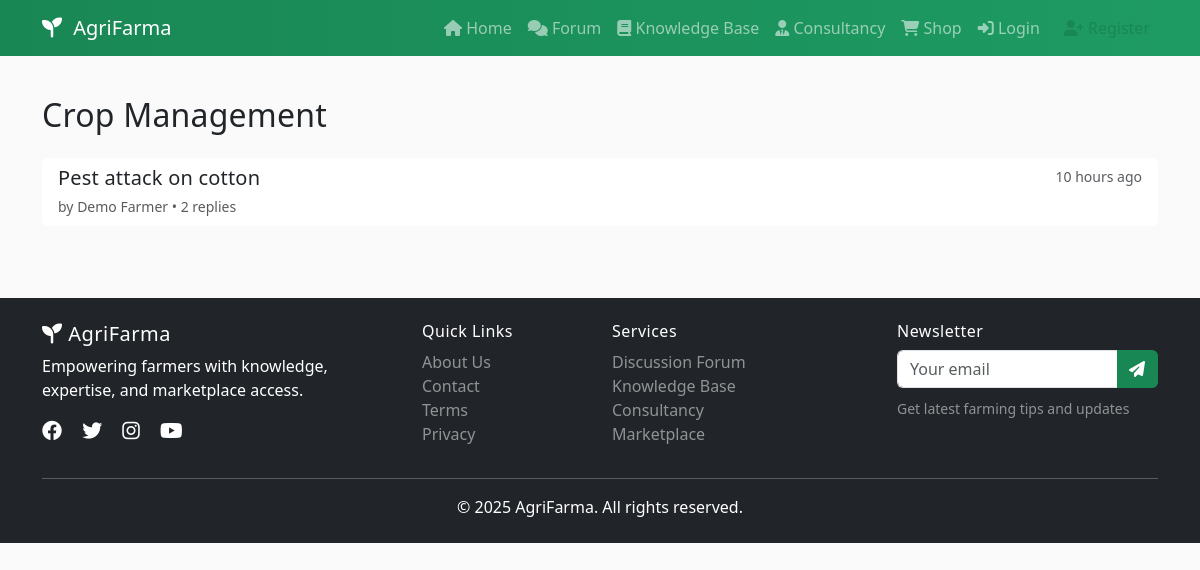
The page /forum/category/6 on the database its author committed.
### models.py (models this page shows, shortened)
class Category(db.Model):
    id = db.Column(db.Integer, primary_key=True)
    name = db.Column(db.String(100), nullable=False)
    description = db.Column(db.String(255))
    parent_id = db.Column(db.Integer, db.ForeignKey('category.id'))
    module = db.Column(db.String(30), nullable=False)  # forum, knowledge, consultancy, shop
    parent = db.relationship('Category', remote_side=[id])

class ForumThread(db.Model):
    id = db.Column(db.Integer, primary_key=True)
    category_id = db.Column(db.Integer, db.ForeignKey('category.id'), nullable=False)
    user_id = db.Column(db.Integer, db.ForeignKey('user.id'), nullable=False)
    title = db.Column(db.String(200), nullable=False)
    content = db.Column(db.Text, nullable=False)
    created_at = db.Column(db.DateTime, default=datetime.utcnow)
    views = db.Column(db.Integer, default=0)
    category = db.relationship('Category')
    author = db.relationship('User')
    posts = db.relationship('ForumPost', backref='thread', cascade='all, delete')

class User(UserMixin, db.Model):
    id = db.Column(db.Integer, primary_key=True)
    name = db.Column(db.String(120), nullable=False)
    email = db.Column(db.String(120), unique=True, nullable=False)
    password_hash = db.Column(db.String(256), nullable=False)
    join_date = db.Column(db.DateTime, default=datetime.utcnow)
    is_active = db.Column(db.Boolean, default=True)
    profile = db.relationship('Profile', backref='user', uselist=False, cascade='all, delete')
    roles = db.relationship('Role', secondary=roles, backref=db.backref('users', lazy='dynamic'))

### app.py (the view)
@app.route('/forum/category/<int:category_id>')
def forum_category(category_id):
    category = Category.query.get_or_404(category_id)
    threads = ForumThread.query.filter_by(category_id=category.id).order_by(ForumThread.created_at.desc()).all()
    return render_template('forum_category.html', category=category, threads=threads)

### app.py (called while the page is built)
def _timesince(dt, default="just now"):
    if not dt:
        return default
    now = datetime.utcnow()
    if isinstance(dt, datetime):
        diff = now - dt
    else:
        return default
    periods = [
        (diff.days // 365, "year", "years"),
        (diff.days // 30, "month", "months"),
        (diff.days // 7, "week", "weeks"),
        (diff.days, "day", "days"),
        (diff.seconds // 3600, "hour", "hours"),
        (diff.seconds // 60, "minute", "minutes"),
        (diff.seconds, "second", "seconds"),
    ]
    for period, singular, plural in periods:
        if period:
            return f"{period} {singular if period == 1 else plural} ago"
    return default

### templates/forum_category.html (shortened to what this page needs)
{% extends "base.html" %}
{% block content %}
<div class="container">
  <div class="d-flex justify-content-between align-items-center mb-3">
    <h2>{{ category.name }}</h2>
  </div>
  <div class="list-group">
    {% for thread in threads %}
    <a href="{{ url_for('forum_thread', thread_id=thread.id) }}" class="list-group-item list-group-item-action">
      <div class="d-flex w-100 justify-content-between">
        <h5 class="mb-1">{{ thread.title }}</h5>
        <small class="text-muted">{{ thread.created_at|timesince }}</small>
      </div>
      <small class="text-muted">by {{ thread.author.name }} • {{ thread.posts|length }} replies</small>
    </a>
    {% endfor %}
  </div>
</div>
{% endblock %}

### static/css/style.css (style rules this page uses)
:root { --af-green: #198754; --af-dark: #0f5132; --af-light: #f6fff9; --af-accent: #8bd3a6; --af-warning: #ffc107; }
body { font-family: system-ui, -apple-system, "Segoe UI", Roboto, "Helvetica Neue", Arial, "Noto Sans", "Liberation Sans", "Apple Color Emoji", "Segoe UI Emoji", "Segoe UI Symbol", "Noto Color Emoji", sans-serif; background-color: #fafafa; }
h1, h2, h3, h4, h5, h6 { letter-spacing: 0.2px; }
.list-group-item { border-left: none; border-right: none; }
.list-group-item:first-child { border-top: none; }
.list-group-item:last-child { border-bottom: none; }

### rows shown on the page
Category: name "Crop Management"
ForumThread: title "Pest attack on cotton", created_at "10 hours ago", author.name "Demo Farmer", posts|length "2"
